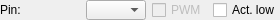
<?xml version="1.0" encoding="UTF-8"?>
<ui version="4.0">
 <class>Form</class>
 <widget class="QWidget" name="Form">
  <property name="geometry">
   <rect>
    <x>0</x>
    <y>0</y>
    <width>337</width>
    <height>43</height>
   </rect>
  </property>
  <property name="windowTitle">
   <string>Form</string>
  </property>
  <layout class="QGridLayout" name="gridLayout">
   <property name="sizeConstraint">
    <enum>QLayout::SetMaximumSize</enum>
   </property>
   <property name="leftMargin">
    <number>0</number>
   </property>
   <property name="topMargin">
    <number>0</number>
   </property>
   <property name="rightMargin">
    <number>0</number>
   </property>
   <property name="bottomMargin">
    <number>0</number>
   </property>
   <property name="verticalSpacing">
    <number>3</number>
   </property>
   <item row="0" column="2">
    <widget class="QComboBox" name="combo_pins">
     <property name="maximumSize">
      <size>
       <width>60</width>
       <height>16777215</height>
      </size>
     </property>
     <property name="toolTip">
      <string>A list of available FPGA pins that this device pin can be assigned to.</string>
     </property>
    </widget>
   </item>
   <item row="0" column="1">
    <widget class="QLabel" name="lb_pin_name">
     <property name="maximumSize">
      <size>
       <width>80</width>
       <height>16777215</height>
      </size>
     </property>
     <property name="text">
      <string>Pin:</string>
     </property>
    </widget>
   </item>
   <item row="0" column="4">
    <widget class="QCheckBox" name="chk_active_low">
     <property name="sizePolicy">
      <sizepolicy hsizetype="Maximum" vsizetype="Fixed">
       <horstretch>0</horstretch>
       <verstretch>0</verstretch>
      </sizepolicy>
     </property>
     <property name="maximumSize">
      <size>
       <width>16777215</width>
       <height>23</height>
      </size>
     </property>
     <property name="toolTip">
      <string>Whether this device pin should be driven active LOW.</string>
     </property>
     <property name="text">
      <string>Act. low</string>
     </property>
    </widget>
   </item>
   <item row="0" column="3">
    <widget class="QCheckBox" name="chk_pwm">
     <property name="enabled">
      <bool>false</bool>
     </property>
     <property name="sizePolicy">
      <sizepolicy hsizetype="Maximum" vsizetype="Fixed">
       <horstretch>0</horstretch>
       <verstretch>0</verstretch>
      </sizepolicy>
     </property>
     <property name="toolTip">
      <string>Whether this device pin requires pulse-width modulation to work. This is only displayed FYI and cannot be changed.</string>
     </property>
     <property name="text">
      <string>PWM</string>
     </property>
    </widget>
   </item>
  </layout>
 </widget>
 <resources/>
 <connections/>
</ui>
